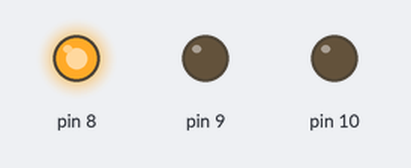
Simulated run of this sketch. Board: Arduino Uno, built with avr-gcc and run on an emulated ATmega328P. Parts: output pins drawn as LEDs (lit = HIGH).

Above: at 1.5 s.
At 3.7 s:
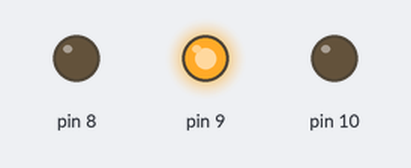
At 6.0 s:
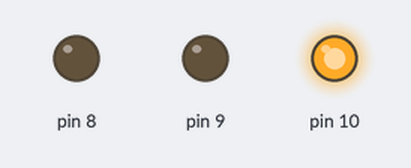
Timing chart, 0 to 9.8 s (numbered marks = the images above):
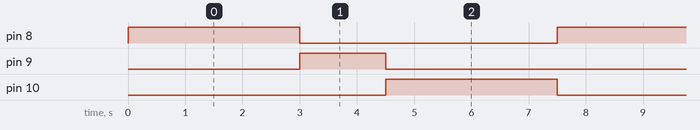

The sketch:

semaforo.ino
```cpp
// C++ code
//
int teste = 0;

void setup()
{
  pinMode(8, OUTPUT);
  pinMode(9, OUTPUT);
  pinMode(10, OUTPUT);
}

void loop()
{
  digitalWrite(8, HIGH);
  digitalWrite(9, LOW);
  digitalWrite(10, LOW);
  delay(3000); // Wait for 500 millisecond(s)
  digitalWrite(8, LOW);
  digitalWrite(9, HIGH);
  digitalWrite(10, LOW);
  delay(1500); // Wait for 500 millisecond(s)
  digitalWrite(8, LOW);
  digitalWrite(9, LOW);
  digitalWrite(10, HIGH);
  delay(3000); // Wait for 500 millisecond(s)
}
```

Measured:
- by itself, pin 8, pin 10: alternates HIGH for 3.0 s and LOW for 4.5 s
- by itself, pin 9: alternates HIGH for 1.5 s and LOW for 6.0 s
- by itself, everything shown: repeats every 7.5 s, in 3 steps
